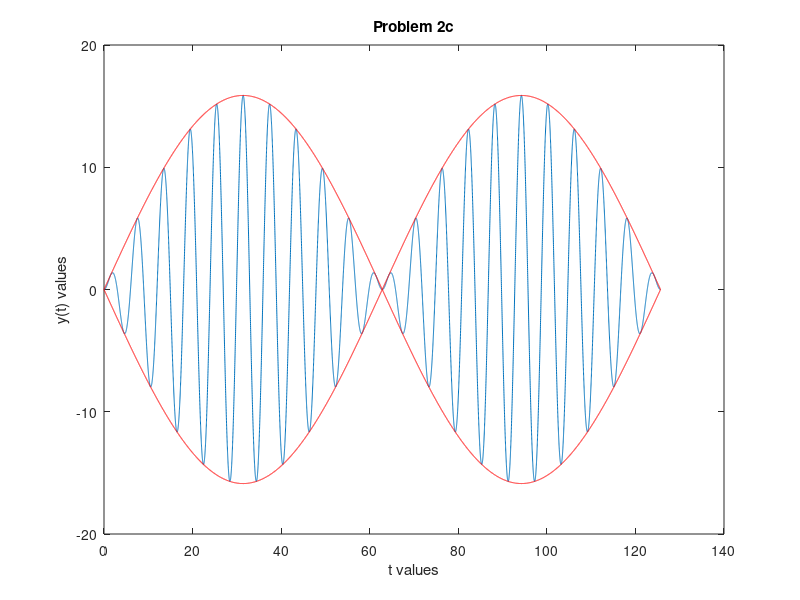
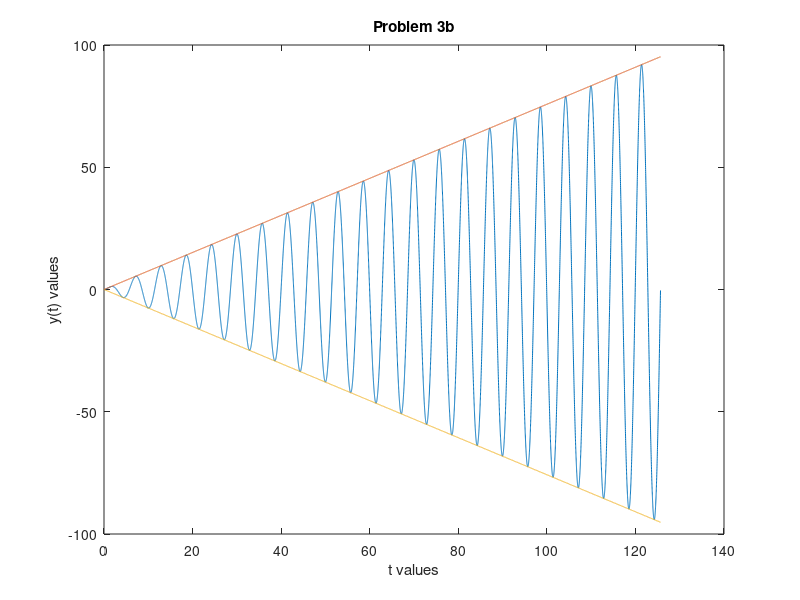
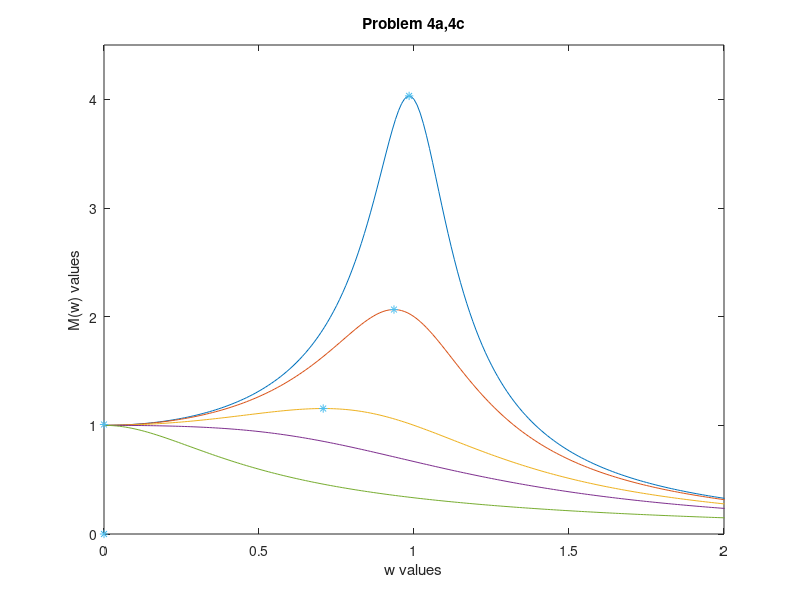

MATLAB code for these plots, in order:
%Problem 2c
figure(1);
w=1;
w0=1.1;
F0=0.5;
m=0.3;
t=0:0.01:2*pi/((1.1-1)/2);
y=((2*F0)/(m.*(w0.^(2)-w.^(2)))).*sin(((w0-w).*t)/2).*sin(((w0+w).*t)/2);
plot(t,y);hold on;
y=((2*F0)/(m.*(w0.^(2)-w.^(2)))).*sin(((w0-w).*t)/2);
plot(t,y,'red');
y=-((2*F0)/(m.*(w0.^(2)-w.^(2)))).*sin(((w0-w).*t)/2);
plot(t,y,'red');
title('Problem 2c');
xlabel('t values');
ylabel('y(t) values');

%Problem 3b
figure(2)
w0=1.1;
F0=0.5;
m=0.3;
t=0:0.01:2*pi/((1.1-1)/2);
y=(F0/(2.*m.*w0)).*t.*sin(w0.*t);
plot(t,y);hold on;
y=(F0/(2.*m.*w0)).*t;
plot(t,y);
y=-(F0/(2.*m.*w0)).*t;
plot(t,y);
title('Problem 3b');
xlabel('t values');
ylabel('y(t) values');

%Problem 4a
figure(3);
w0=1;
m=1;
k=1;
d=1/4;
t=0:0.01:2*pi/((1.1-1)/2);
y=1./(sqrt((m.^2).*(((w0.^2)-(t.^2)).^2)+(d.^2).*(t.^2)));
plot(t,y);hold on;
axis([0 2 0 4.5]);
d=1/2;
y=1./(sqrt((m.^2).*(((w0.^2)-(t.^2)).^2)+(d.^2).*(t.^2)));
plot(t,y);
d=1;
y=1./(sqrt((m.^2).*(((w0.^2)-(t.^2)).^2)+(d.^2).*(t.^2)));
plot(t,y);
d=3/2;
y=1./(sqrt((m.^2).*(((w0.^2)-(t.^2)).^2)+(d.^2).*(t.^2)));
plot(t,y);
d=3;
y=1./(sqrt((m.^2).*(((w0.^2)-(t.^2)).^2)+(d.^2).*(t.^2)));
plot(t,y);
d=[1/4,1/2,1,3/2,3];
wd=sqrt((k/m)-(d.^2)/(2*m.^2));
y=1./(sqrt((m.^2).*(((w0.^2)-(wd.^2)).^2)+(d.^2).*(wd.^2)));
plot(wd,y,'*');
title('Problem 4a,4c');
xlabel('w values');
ylabel('M(w) values');